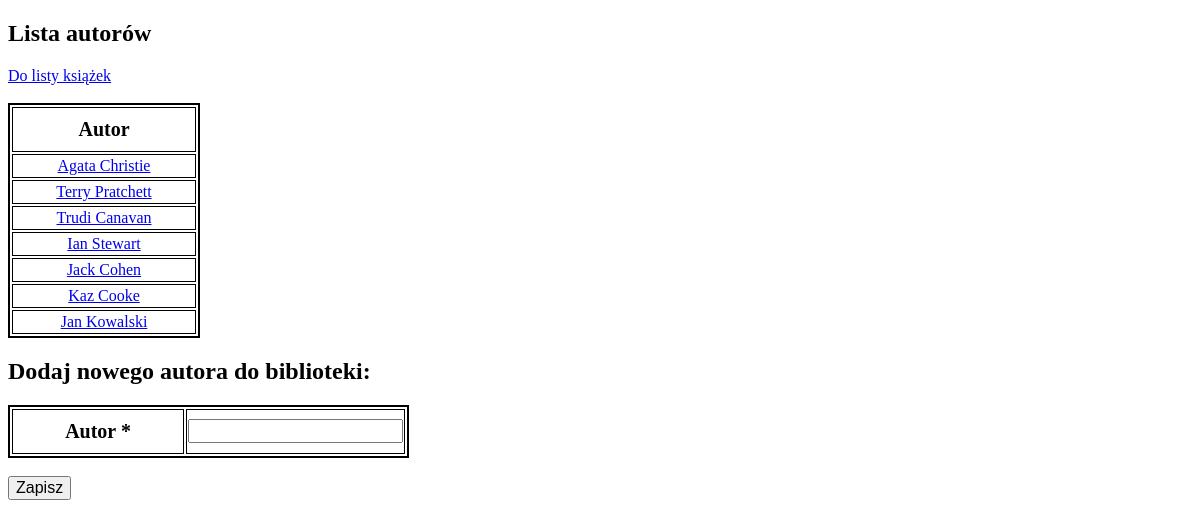
Screenshot of /sql/authors/ with the database file from the repository.
### app/models.py (models this page shows, shortened)
class Author(db.Model):
    id = db.Column(db.Integer, primary_key=True)
    name = db.Column(db.String(50), index=True)

### app/routes.py (the view, shortened to what this page needs)
@app.route("/sql/authors/", methods=["GET", "POST"])
def authors_list_sql():
    form = AuthorLibForm()
    authors = Author.query.all()
    return render_template("authors.html", authors=authors, form=form)

### app/forms.py
class AuthorLibForm(FlaskForm):
    name = StringField('Autor', validators=[DataRequired()])

### app/templates/authors.html (shortened to what this page needs)
<!DOCTYPE html>
<html lang="en">
<head>
    <link rel="stylesheet" href="{{ url_for('static', filename='style.css') }}">
</head>
<body>
<h2>Lista autorów</h2>
<a href="/sql/books/">Do listy książek</a><br><br>
<table>
    <thead>
    <th>Autor</th>
    </thead>
{% for author in authors %}
    <tr>
        <td><a href="/sql/authors/{{ author.id }}">{{ author.name }}</a></td>
    </tr>
{% endfor %}
</table>
<div>
    <h2> Dodaj nowego autora do biblioteki: </h2>
    <form method="POST" action="/sql/authors/">
        <table>
            {% for field in form if field.widget.input_type != 'hidden' %}
                <tr>
                    <th>{{ field.label }} {% if field.flags.required %}*{% endif %}</th>
                    <td>{{ field }}</td>
                </tr>
            {% endfor %}
        </table><br>
        <input type="submit" value="Zapisz">
    </form>
</div>
</body>
</html>

### app/static/style.css (style rules this page uses)
table { border: 2px solid black; }
th { border: 1px solid; width: 150px; height: 20px; padding: 10px; font-size: 20px; }
td { height: 20px; width: 180px; border: 1px solid; text-align: center; }
input { font-size: 16px; }

### rows the page displays
Author: name "Agata Christie"
Author: name "Terry Pratchett"
Author: name "Trudi Canavan"
Author: name "Ian Stewart"
Author: name "Jack Cohen"
Author: name "Kaz Cooke"
Author: name "Jan Kowalski"

### other values shown
{{ field.label }} "Autor"
